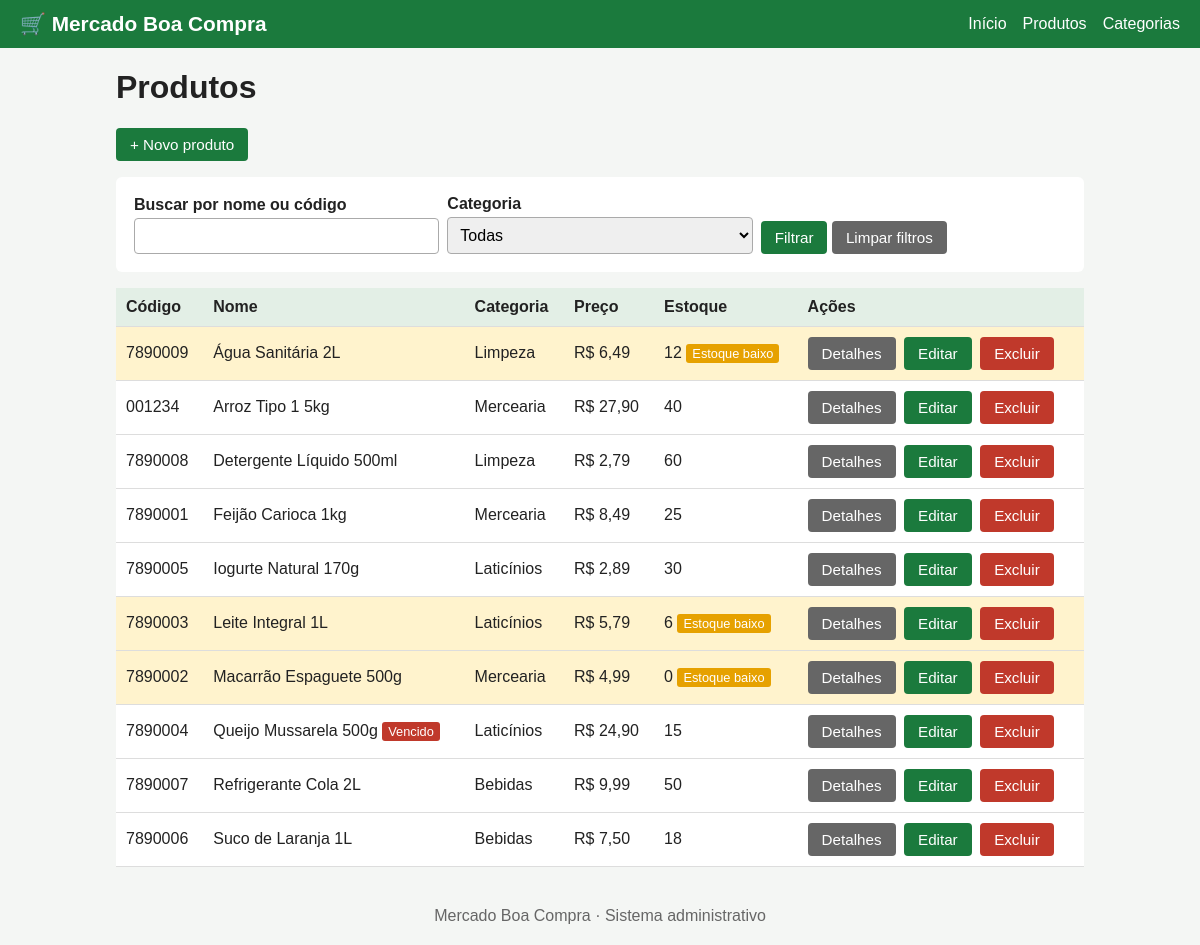
/produtos.php, run on the app's committed database.
### tables this page shows
CREATE TABLE produtos (
  id INT AUTO_INCREMENT PRIMARY KEY,
  codigo VARCHAR(30) NOT NULL UNIQUE,
  nome VARCHAR(120) NOT NULL,
  descricao TEXT NULL,
  categoria_id INT NOT NULL,
  preco DECIMAL(10,2) NOT NULL CHECK (preco > 0),
  estoque INT NOT NULL DEFAULT 0 CHECK (estoque >= 0),
  estoque_minimo INT NOT NULL DEFAULT 0 CHECK (estoque_minimo >= 0),
  validade DATE NULL,
  CONSTRAINT fk_produto_categoria FOREIGN KEY (categoria_id) REFERENCES categorias(id)
    ON DELETE RESTRICT ON UPDATE RESTRICT
);

CREATE TABLE categorias (
  id INT AUTO_INCREMENT PRIMARY KEY,
  nome VARCHAR(60) NOT NULL UNIQUE,
  descricao VARCHAR(255) NULL
);

### includes/conexao.php (called while the page is built, shortened)
<?php
function e($v) { return htmlspecialchars((string)$v, ENT_QUOTES, 'UTF-8'); }
function reais($v) { return 'R$ ' . number_format((float)$v, 2, ',', '.'); }

### produtos.php (the view, shortened to what this page needs)
<?php
require 'includes/conexao.php'; $titulo = 'Produtos';
$q = trim($_GET['q'] ?? ''); $cat = filter_input(INPUT_GET, 'categoria', FILTER_VALIDATE_INT);
$sql = 'SELECT p.*, c.nome AS categoria FROM produtos p JOIN categorias c ON c.id=p.categoria_id WHERE 1=1'; $par = [];
$st = $pdo->prepare($sql . ' ORDER BY p.nome'); $st->execute($par); $lista = $st->fetchAll();
$cats = $pdo->query('SELECT id,nome FROM categorias ORDER BY nome')->fetchAll();
$hoje = date('Y-m-d');
include 'includes/header.php'; ?>
<h1>Produtos</h1><p><a class="btn" href="produto_form.php">+ Novo produto</a></p>
<form class="card filtros" method="get" action="produtos.php">
<div><label for="q">Buscar por nome ou código</label><input id="q" name="q" value="<?= e($q) ?>"></div>
<div><label for="categoria">Categoria</label><select id="categoria" name="categoria"><option value="">Todas</option>
<?php foreach ($cats as $c): ?><option value="<?= (int)$c['id'] ?>" <?= $cat == $c['id'] ? 'selected' : '' ?>><?= e($c['nome']) ?></option><?php endforeach; ?></select></div>
<div><button class="btn" type="submit">Filtrar</button> <a class="btn sec" href="produtos.php">Limpar filtros</a></div>
</form>
<?php if (!$lista): ?><p class="msg aviso">Nenhum produto encontrado.</p><?php else: ?>
<div class="tabela"><table><tr><th>Código</th><th>Nome</th><th>Categoria</th><th>Preço</th><th>Estoque</th><th>Ações</th></tr>
<?php foreach ($lista as $p): $baixo = $p['estoque'] <= $p['estoque_minimo']; $venc = $p['validade'] && $p['validade'] < $hoje; ?>
<tr class="<?= $baixo ? 'baixo' : '' ?>"><td><?= e($p['codigo']) ?></td>
<td><?= e($p['nome']) ?> <?= $venc ? '<span class="tag">Vencido</span>' : '' ?></td>
<td><?= e($p['categoria']) ?></td><td><?= reais($p['preco']) ?></td>
<td><?= (int)$p['estoque'] ?> <?= $baixo ? '<span class="tag amarela">Estoque baixo</span>' : '' ?></td>
<td class="acoes"><a class="btn sec" href="produto_detalhes.php?id=<?= (int)$p['id'] ?>">Detalhes</a>
<a class="btn" href="produto_form.php?id=<?= (int)$p['id'] ?>">Editar</a>
<a class="btn perigo" href="produto_excluir.php?id=<?= (int)$p['id'] ?>">Excluir</a></td></tr>
<?php endforeach; ?></table></div><?php endif; include 'includes/footer.php'; ?>

### includes/header.php (shortened to what this page needs)
<!DOCTYPE html>
<html lang="pt-BR"><head><meta charset="utf-8">
<link rel="stylesheet" href="css/style.css"></head><body>
<header><a class="logo" href="index.php">🛒 <?= e(NOME_LOJA) ?></a>
<nav><a href="index.php">Início</a><a href="produtos.php">Produtos</a><a href="categorias.php">Categorias</a></nav></header>
<main>

### includes/footer.php
</main><footer><?= e(NOME_LOJA) ?> · Sistema administrativo</footer></body></html>

### css/style.css (style rules this page uses)
* { box-sizing:border-box }
body { margin:0;font-family:Arial,sans-serif;background:#f4f6f4;color:#222 }
header { background:#1b7a3d;color:#fff;display:flex;flex-wrap:wrap;justify-content:space-between;align-items:center;padding:12px 20px }
.logo { color:#fff;font-size:1.3rem;font-weight:bold;text-decoration:none }
nav a { color:#fff;margin-left:16px;text-decoration:none }
main { max-width:1000px;margin:20px auto;padding:0 16px }
footer { text-align:center;color:#666;padding:20px }
table { width:100%;border-collapse:collapse;background:#fff }
th,td { padding:10px;border-bottom:1px solid #ddd;text-align:left }
th { background:#e3efe6 }
.tabela { overflow-x:auto }
.btn { display:inline-block;background:#1b7a3d;color:#fff;border:0;padding:8px 14px;border-radius:4px;text-decoration:none;cursor:pointer;font-size:.95rem }
.btn.sec { background:#666 }
.btn.perigo { background:#c0392b }
form.card,.card { background:#fff;padding:18px;border-radius:6px;margin-bottom:16px }
label { display:block;margin-top:12px;font-weight:bold }
input,select,textarea { width:100%;padding:8px;margin-top:4px;border:1px solid #aaa;border-radius:4px;font-size:1rem }
.baixo { background:#fff3cd }
.tag { background:#c0392b;color:#fff;padding:2px 6px;border-radius:3px;font-size:.8rem }
.tag.amarela { background:#e6a100 }
.filtros { display:flex;flex-wrap:wrap;gap:8px;align-items:end }
.filtros>* { flex:1 1 160px }
.filtros label { margin:0 }
.acoes a,.acoes form { margin-right:4px }

### data on the page
produtos: codigo "7890009", nome "Água Sanitária 2L", categoria.nome "Limpeza", preco "R$ 6,49", estoque "12", estoque_minimo "Estoque baixo"
produtos: codigo "001234", nome "Arroz Tipo 1 5kg", categoria.nome "Mercearia", preco "R$ 27,90", estoque "40"
produtos: codigo "7890008", nome "Detergente Líquido 500ml", categoria.nome "Limpeza", preco "R$ 2,79", estoque "60"
produtos: codigo "7890001", nome "Feijão Carioca 1kg", categoria.nome "Mercearia", preco "R$ 8,49", estoque "25"
produtos: codigo "7890005", nome "Iogurte Natural 170g", categoria.nome "Laticínios", preco "R$ 2,89", estoque "30"
produtos: codigo "7890003", nome "Leite Integral 1L", categoria.nome "Laticínios", preco "R$ 5,79", estoque "6", estoque_minimo "Estoque baixo"
produtos: codigo "7890002", nome "Macarrão Espaguete 500g", categoria.nome "Mercearia", preco "R$ 4,99", estoque "0", estoque_minimo "Estoque baixo"
produtos: codigo "7890004", nome "Queijo Mussarela 500g", validade "Vencido", categoria.nome "Laticínios", preco "R$ 24,90", estoque "15"
produtos: codigo "7890007", nome "Refrigerante Cola 2L", categoria.nome "Bebidas", preco "R$ 9,99", estoque "50"
produtos: codigo "7890006", nome "Suco de Laranja 1L", categoria.nome "Bebidas", preco "R$ 7,50", estoque "18"

### other printed values
NOME_LOJA "Mercado Boa Compra"
